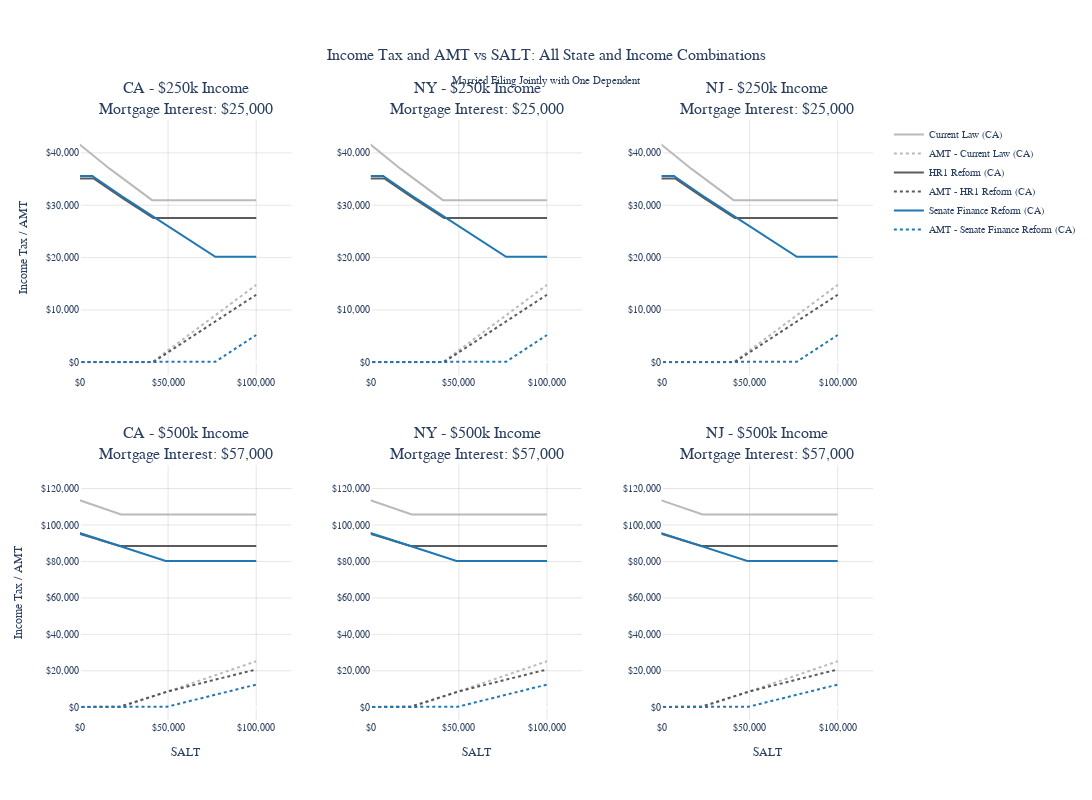

The code cell stored with this chart in its notebook:
### Code cell
# Create subplots for all combinations
fig = make_subplots(
    rows=2, cols=3,
    subplot_titles=[
        f"{state} - ${income/1000:.0f}k Income<br>Mortgage Interest: ${MORTGAGE_INTEREST_MAPPING.get(income, 0):,}"
        for income in INCOME_LEVELS
        for state in STATES
    ][:6],
    horizontal_spacing=0.1,
    vertical_spacing=0.15,
    specs=[[{"secondary_y": False}] * 3] * 2
)

# Plot each combination
plot_positions = [(1, 1), (1, 2), (1, 3), (2, 1), (2, 2), (2, 3)]
plot_idx = 0

for income in INCOME_LEVELS:
    for state in STATES:
        if plot_idx < 6:  # We have 6 subplot positions
            row, col = plot_positions[plot_idx]
            
            # Filter data for this combination
            combo_data = salt_combined_df[
                (salt_combined_df['state'] == state) & 
                (salt_combined_df['income'] == income)
            ]
            
            # Add traces for each reform
            for reform_name in ["Current Law", "HR1 Reform", "Senate Finance Reform"]:
                reform_data = combo_data[combo_data["reform"] == reform_name].sort_values("reported_salt")
                
                # Add income tax line
                fig.add_trace(
                    go.Scatter(
                        x=reform_data["reported_salt"],
                        y=reform_data["income_tax"],
                        mode="lines",
                        name=f"{reform_name} ({state})",
                        line=dict(
                            color=COLORS[reform_name],
                            width=2,
                        ),
                        showlegend=(plot_idx == 0),  # Only show legend for first plot
                        hovertemplate=(
                            f"<b>{reform_name} - {state}</b><br>" +
                            "SALT: $%{x:,.0f}<br>" +
                            "Income Tax: $%{y:,.0f}<br>" +
                            "<extra></extra>"
                        )
                    ),
                    row=row, col=col
                )
                
                # Add AMT line with same color as reform but dotted
                fig.add_trace(
                    go.Scatter(
                        x=reform_data["reported_salt"],
                        y=reform_data["alternative_minimum_tax"],
                        mode="lines",
                        name=f"AMT - {reform_name} ({state})",
                        line=dict(
                            color=COLORS[reform_name],
                            width=2,
                            dash="dot",  # All AMT lines are dotted
                        ),
                        showlegend=(plot_idx == 0),  # Only show legend for first plot
                        hovertemplate=(
                            f"<b>AMT - {reform_name} - {state}</b><br>" +
                            "SALT: $%{x:,.0f}<br>" +
                            "AMT: $%{y:,.0f}<br>" +
                            "<extra></extra>"
                        )
                    ),
                    row=row, col=col
                )
            
            plot_idx += 1

# Update all x and y axes
for i in range(1, 7):
    row = (i - 1) // 3 + 1
    col = (i - 1) % 3 + 1
    
    fig.update_xaxes(
        title_text="SALT" if row == 2 else "",
        tickformat="$,.0f",
        showgrid=True,
        gridcolor="rgba(0,0,0,0.1)",
        range=[0, 120000],
        row=row, col=col
    )
    
    fig.update_yaxes(
        title_text="Income Tax / AMT" if col == 1 else "",
        tickformat="$,.0f",
        showgrid=True,
        gridcolor="rgba(0,0,0,0.1)",
        row=row, col=col
    )

# Update overall layout
fig.update_layout(
    title={
        "text": "Income Tax and AMT vs SALT: All State and Income Combinations<br><sub>Married Filing Jointly with One Dependent</sub>",
        "x": 0.5,
        "xanchor": "center",
        "font": {"size": 16}
    },
    height=800,
    width=1200,
    plot_bgcolor="white",
    paper_bgcolor="white",
    font=dict(family="Arial, sans-serif", size=10),
    margin=dict(l=80, r=50, t=120, b=80)
)

# Show the comprehensive figure
fig.show()

### Figure 1 — Plotly figure (JSON) as saved in the notebook; plotly's stock layout.template omitted (floating-point values rounded to 4 significant figures; data arrays with more than 128 entries replaced by an {"elided": "..."} marker saying what was removed)
{"data": [{"hovertemplate": "<b>Current Law - CA</b><br>SALT: $%{x:,.0f}<br>Income Tax: $%{y:,.0f}<br><extra></extra>", "line": {"color": "#bababa", "width": 2}, "mode": "lines", "name": "Current Law (CA)", "showlegend": true, "type": "scatter", "x": {"elided": "200 float values"}, "xaxis": "x", "y": {"elided": "200 float values"}, "yaxis": "y"}, {"hovertemplate": "<b>AMT - Current Law - CA</b><br>SALT: $%{x:,.0f}<br>AMT: $%{y:,.0f}<br><extra></extra>", "line": {"color": "#bababa", "dash": "dot", "width": 2}, "mode": "lines", "name": "AMT - Current Law (CA)", "showlegend": true, "type": "scatter", "x": {"elided": "200 float values"}, "xaxis": "x", "y": {"elided": "200 float values"}, "yaxis": "y"}, {"hovertemplate": "<b>HR1 Reform - CA</b><br>SALT: $%{x:,.0f}<br>Income Tax: $%{y:,.0f}<br><extra></extra>", "line": {"color": "rgba(74, 74, 74, 0.9)", "width": 2}, "mode": "lines", "name": "HR1 Reform (CA)", "showlegend": true, "type": "scatter", "x": {"elided": "200 float values"}, "xaxis": "x", "y": {"elided": "200 float values"}, "yaxis": "y"}, {"hovertemplate": "<b>AMT - HR1 Reform - CA</b><br>SALT: $%{x:,.0f}<br>AMT: $%{y:,.0f}<br><extra></extra>", "line": {"color": "rgba(74, 74, 74, 0.9)", "dash": "dot", "width": 2}, "mode": "lines", "name": "AMT - HR1 Reform (CA)", "showlegend": true, "type": "scatter", "x": {"elided": "200 float values"}, "xaxis": "x", "y": {"elided": "200 float values"}, "yaxis": "y"}, {"hovertemplate": "<b>Senate Finance Reform - CA</b><br>SALT: $%{x:,.0f}<br>Income Tax: $%{y:,.0f}<br><extra></extra>", "line": {"color": "#1f77b4", "width": 2}, "mode": "lines", "name": "Senate Finance Reform (CA)", "showlegend": true, "type": "scatter", "x": {"elided": "200 float values"}, "xaxis": "x", "y": {"elided": "200 float values"}, "yaxis": "y"}, {"hovertemplate": "<b>AMT - Senate Finance Reform - CA</b><br>SALT: $%{x:,.0f}<br>AMT: $%{y:,.0f}<br><extra></extra>", "line": {"color": "#1f77b4", "dash": "dot", "width": 2}, "mode": "lines", "name": "AMT - Senate Finance Reform (CA)", "showlegend": true, "type": "scatter", "x": {"elided": "200 float values"}, "xaxis": "x", "y": {"elided": "200 float values"}, "yaxis": "y"}, {"hovertemplate": "<b>Current Law - NY</b><br>SALT: $%{x:,.0f}<br>Income Tax: $%{y:,.0f}<br><extra></extra>", "line": {"color": "#bababa", "width": 2}, "mode": "lines", "name": "Current Law (NY)", "showlegend": false, "type": "scatter", "x": {"elided": "200 float values"}, "xaxis": "x2", "y": {"elided": "200 float values"}, "yaxis": "y2"}, {"hovertemplate": "<b>AMT - Current Law - NY</b><br>SALT: $%{x:,.0f}<br>AMT: $%{y:,.0f}<br><extra></extra>", "line": {"color": "#bababa", "dash": "dot", "width": 2}, "mode": "lines", "name": "AMT - Current Law (NY)", "showlegend": false, "type": "scatter", "x": {"elided": "200 float values"}, "xaxis": "x2", "y": {"elided": "200 float values"}, "yaxis": "y2"}, {"hovertemplate": "<b>HR1 Reform - NY</b><br>SALT: $%{x:,.0f}<br>Income Tax: $%{y:,.0f}<br><extra></extra>", "line": {"color": "rgba(74, 74, 74, 0.9)", "width": 2}, "mode": "lines", "name": "HR1 Reform (NY)", "showlegend": false, "type": "scatter", "x": {"elided": "200 float values"}, "xaxis": "x2", "y": {"elided": "200 float values"}, "yaxis": "y2"}, {"hovertemplate": "<b>AMT - HR1 Reform - NY</b><br>SALT: $%{x:,.0f}<br>AMT: $%{y:,.0f}<br><extra></extra>", "line": {"color": "rgba(74, 74, 74, 0.9)", "dash": "dot", "width": 2}, "mode": "lines", "name": "AMT - HR1 Reform (NY)", "showlegend": false, "type": "scatter", "x": {"elided": "200 float values"}, "xaxis": "x2", "y": {"elided": "200 float values"}, "yaxis": "y2"}, {"hovertemplate": "<b>Senate Finance Reform - NY</b><br>SALT: $%{x:,.0f}<br>Income Tax: $%{y:,.0f}<br><extra></extra>", "line": {"color": "#1f77b4", "width": 2}, "mode": "lines", "name": "Senate Finance Reform (NY)", "showlegend": false, "type": "scatter", "x": {"elided": "200 float values"}, "xaxis": "x2", "y": {"elided": "200 float values"}, "yaxis": "y2"}, {"hovertemplate": "<b>AMT - Senate Finance Reform - NY</b><br>SALT: $%{x:,.0f}<br>AMT: $%{y:,.0f}<br><extra></extra>", "line": {"color": "#1f77b4", "dash": "dot", "width": 2}, "mode": "lines", "name": "AMT - Senate Finance Reform (NY)", "showlegend": false, "type": "scatter", "x": {"elided": "200 float values"}, "xaxis": "x2", "y": {"elided": "200 float values"}, "yaxis": "y2"}, {"hovertemplate": "<b>Current Law - NJ</b><br>SALT: $%{x:,.0f}<br>Income Tax: $%{y:,.0f}<br><extra></extra>", "line": {"color": "#bababa", "width": 2}, "mode": "lines", "name": "Current Law (NJ)", "showlegend": false, "type": "scatter", "x": {"elided": "200 float values"}, "xaxis": "x3", "y": {"elided": "200 float values"}, "yaxis": "y3"}, {"hovertemplate": "<b>AMT - Current Law - NJ</b><br>SALT: $%{x:,.0f}<br>AMT: $%{y:,.0f}<br><extra></extra>", "line": {"color": "#bababa", "dash": "dot", "width": 2}, "mode": "lines", "name": "AMT - Current Law (NJ)", "showlegend": false, "type": "scatter", "x": {"elided": "200 float values"}, "xaxis": "x3", "y": {"elided": "200 float values"}, "yaxis": "y3"}, {"hovertemplate": "<b>HR1 Reform - NJ</b><br>SALT: $%{x:,.0f}<br>Income Tax: $%{y:,.0f}<br><extra></extra>", "line": {"color": "rgba(74, 74, 74, 0.9)", "width": 2}, "mode": "lines", "name": "HR1 Reform (NJ)", "showlegend": false, "type": "scatter", "x": {"elided": "200 float values"}, "xaxis": "x3", "y": {"elided": "200 float values"}, "yaxis": "y3"}, {"hovertemplate": "<b>AMT - HR1 Reform - NJ</b><br>SALT: $%{x:,.0f}<br>AMT: $%{y:,.0f}<br><extra></extra>", "line": {"color": "rgba(74, 74, 74, 0.9)", "dash": "dot", "width": 2}, "mode": "lines", "name": "AMT - HR1 Reform (NJ)", "showlegend": false, "type": "scatter", "x": {"elided": "200 float values"}, "xaxis": "x3", "y": {"elided": "200 float values"}, "yaxis": "y3"}, {"hovertemplate": "<b>Senate Finance Reform - NJ</b><br>SALT: $%{x:,.0f}<br>Income Tax: $%{y:,.0f}<br><extra></extra>", "line": {"color": "#1f77b4", "width": 2}, "mode": "lines", "name": "Senate Finance Reform (NJ)", "showlegend": false, "type": "scatter", "x": {"elided": "200 float values"}, "xaxis": "x3", "y": {"elided": "200 float values"}, "yaxis": "y3"}, {"hovertemplate": "<b>AMT - Senate Finance Reform - NJ</b><br>SALT: $%{x:,.0f}<br>AMT: $%{y:,.0f}<br><extra></extra>", "line": {"color": "#1f77b4", "dash": "dot", "width": 2}, "mode": "lines", "name": "AMT - Senate Finance Reform (NJ)", "showlegend": false, "type": "scatter", "x": {"elided": "200 float values"}, "xaxis": "x3", "y": {"elided": "200 float values"}, "yaxis": "y3"}, {"hovertemplate": "<b>Current Law - CA</b><br>SALT: $%{x:,.0f}<br>Income Tax: $%{y:,.0f}<br><extra></extra>", "line": {"color": "#bababa", "width": 2}, "mode": "lines", "name": "Current Law (CA)", "showlegend": false, "type": "scatter", "x": {"elided": "200 float values"}, "xaxis": "x4", "y": {"elided": "200 float values"}, "yaxis": "y4"}, {"hovertemplate": "<b>AMT - Current Law - CA</b><br>SALT: $%{x:,.0f}<br>AMT: $%{y:,.0f}<br><extra></extra>", "line": {"color": "#bababa", "dash": "dot", "width": 2}, "mode": "lines", "name": "AMT - Current Law (CA)", "showlegend": false, "type": "scatter", "x": {"elided": "200 float values"}, "xaxis": "x4", "y": {"elided": "200 float values"}, "yaxis": "y4"}, {"hovertemplate": "<b>HR1 Reform - CA</b><br>SALT: $%{x:,.0f}<br>Income Tax: $%{y:,.0f}<br><extra></extra>", "line": {"color": "rgba(74, 74, 74, 0.9)", "width": 2}, "mode": "lines", "name": "HR1 Reform (CA)", "showlegend": false, "type": "scatter", "x": {"elided": "200 float values"}, "xaxis": "x4", "y": {"elided": "200 float values"}, "yaxis": "y4"}, {"hovertemplate": "<b>AMT - HR1 Reform - CA</b><br>SALT: $%{x:,.0f}<br>AMT: $%{y:,.0f}<br><extra></extra>", "line": {"color": "rgba(74, 74, 74, 0.9)", "dash": "dot", "width": 2}, "mode": "lines", "name": "AMT - HR1 Reform (CA)", "showlegend": false, "type": "scatter", "x": {"elided": "200 float values"}, "xaxis": "x4", "y": {"elided": "200 float values"}, "yaxis": "y4"}, {"hovertemplate": "<b>Senate Finance Reform - CA</b><br>SALT: $%{x:,.0f}<br>Income Tax: $%{y:,.0f}<br><extra></extra>", "line": {"color": "#1f77b4", "width": 2}, "mode": "lines", "name": "Senate Finance Reform (CA)", "showlegend": false, "type": "scatter", "x": {"elided": "200 float values"}, "xaxis": "x4", "y": {"elided": "200 float values"}, "yaxis": "y4"}, {"hovertemplate": "<b>AMT - Senate Finance Reform - CA</b><br>SALT: $%{x:,.0f}<br>AMT: $%{y:,.0f}<br><extra></extra>", "line": {"color": "#1f77b4", "dash": "dot", "width": 2}, "mode": "lines", "name": "AMT - Senate Finance Reform (CA)", "showlegend": false, "type": "scatter", "x": {"elided": "200 float values"}, "xaxis": "x4", "y": {"elided": "200 float values"}, "yaxis": "y4"}, {"hovertemplate": "<b>Current Law - NY</b><br>SALT: $%{x:,.0f}<br>Income Tax: $%{y:,.0f}<br><extra></extra>", "line": {"color": "#bababa", "width": 2}, "mode": "lines", "name": "Current Law (NY)", "showlegend": false, "type": "scatter", "x": {"elided": "200 float values"}, "xaxis": "x5", "y": {"elided": "200 float values"}, "yaxis": "y5"}, {"hovertemplate": "<b>AMT - Current Law - NY</b><br>SALT: $%{x:,.0f}<br>AMT: $%{y:,.0f}<br><extra></extra>", "line": {"color": "#bababa", "dash": "dot", "width": 2}, "mode": "lines", "name": "AMT - Current Law (NY)", "showlegend": false, "type": "scatter", "x": {"elided": "200 float values"}, "xaxis": "x5", "y": {"elided": "200 float values"}, "yaxis": "y5"}, {"hovertemplate": "<b>HR1 Reform - NY</b><br>SALT: $%{x:,.0f}<br>Income Tax: $%{y:,.0f}<br><extra></extra>", "line": {"color": "rgba(74, 74, 74, 0.9)", "width": 2}, "mode": "lines", "name": "HR1 Reform (NY)", "showlegend": false, "type": "scatter", "x": {"elided": "200 float values"}, "xaxis": "x5", "y": {"elided": "200 float values"}, "yaxis": "y5"}, {"hovertemplate": "<b>AMT - HR1 Reform - NY</b><br>SALT: $%{x:,.0f}<br>AMT: $%{y:,.0f}<br><extra></extra>", "line": {"color": "rgba(74, 74, 74, 0.9)", "dash": "dot", "width": 2}, "mode": "lines", "name": "AMT - HR1 Reform (NY)", "showlegend": false, "type": "scatter", "x": {"elided": "200 float values"}, "xaxis": "x5", "y": {"elided": "200 float values"}, "yaxis": "y5"}, {"hovertemplate": "<b>Senate Finance Reform - NY</b><br>SALT: $%{x:,.0f}<br>Income Tax: $%{y:,.0f}<br><extra></extra>", "line": {"color": "#1f77b4", "width": 2}, "mode": "lines", "name": "Senate Finance Reform (NY)", "showlegend": false, "type": "scatter", "x": {"elided": "200 float values"}, "xaxis": "x5", "y": {"elided": "200 float values"}, "yaxis": "y5"}, {"hovertemplate": "<b>AMT - Senate Finance Reform - NY</b><br>SALT: $%{x:,.0f}<br>AMT: $%{y:,.0f}<br><extra></extra>", "line": {"color": "#1f77b4", "dash": "dot", "width": 2}, "mode": "lines", "name": "AMT - Senate Finance Reform (NY)", "showlegend": false, "type": "scatter", "x": {"elided": "200 float values"}, "xaxis": "x5", "y": {"elided": "200 float values"}, "yaxis": "y5"}, {"hovertemplate": "<b>Current Law - NJ</b><br>SALT: $%{x:,.0f}<br>Income Tax: $%{y:,.0f}<br><extra></extra>", "line": {"color": "#bababa", "width": 2}, "mode": "lines", "name": "Current Law (NJ)", "showlegend": false, "type": "scatter", "x": {"elided": "200 float values"}, "xaxis": "x6", "y": {"elided": "200 float values"}, "yaxis": "y6"}, {"hovertemplate": "<b>AMT - Current Law - NJ</b><br>SALT: $%{x:,.0f}<br>AMT: $%{y:,.0f}<br><extra></extra>", "line": {"color": "#bababa", "dash": "dot", "width": 2}, "mode": "lines", "name": "AMT - Current Law (NJ)", "showlegend": false, "type": "scatter", "x": {"elided": "200 float values"}, "xaxis": "x6", "y": {"elided": "200 float values"}, "yaxis": "y6"}, {"hovertemplate": "<b>HR1 Reform - NJ</b><br>SALT: $%{x:,.0f}<br>Income Tax: $%{y:,.0f}<br><extra></extra>", "line": {"color": "rgba(74, 74, 74, 0.9)", "width": 2}, "mode": "lines", "name": "HR1 Reform (NJ)", "showlegend": false, "type": "scatter", "x": {"elided": "200 float values"}, "xaxis": "x6", "y": {"elided": "200 float values"}, "yaxis": "y6"}, {"hovertemplate": "<b>AMT - HR1 Reform - NJ</b><br>SALT: $%{x:,.0f}<br>AMT: $%{y:,.0f}<br><extra></extra>", "line": {"color": "rgba(74, 74, 74, 0.9)", "dash": "dot", "width": 2}, "mode": "lines", "name": "AMT - HR1 Reform (NJ)", "showlegend": false, "type": "scatter", "x": {"elided": "200 float values"}, "xaxis": "x6", "y": {"elided": "200 float values"}, "yaxis": "y6"}, {"hovertemplate": "<b>Senate Finance Reform - NJ</b><br>SALT: $%{x:,.0f}<br>Income Tax: $%{y:,.0f}<br><extra></extra>", "line": {"color": "#1f77b4", "width": 2}, "mode": "lines", "name": "Senate Finance Reform (NJ)", "showlegend": false, "type": "scatter", "x": {"elided": "200 float values"}, "xaxis": "x6", "y": {"elided": "200 float values"}, "yaxis": "y6"}, {"hovertemplate": "<b>AMT - Senate Finance Reform - NJ</b><br>SALT: $%{x:,.0f}<br>AMT: $%{y:,.0f}<br><extra></extra>", "line": {"color": "#1f77b4", "dash": "dot", "width": 2}, "mode": "lines", "name": "AMT - Senate Finance Reform (NJ)", "showlegend": false, "type": "scatter", "x": {"elided": "200 float values"}, "xaxis": "x6", "y": {"elided": "200 float values"}, "yaxis": "y6"}], "layout": {"annotations": [{"font": {"size": 16}, "showarrow": false, "text": "CA - $250k Income<br>Mortgage Interest: $25,000", "x": 0.1333, "xanchor": "center", "xref": "paper", "y": 1, "yanchor": "bottom", "yref": "paper"}, {"font": {"size": 16}, "showarrow": false, "text": "NY - $250k Income<br>Mortgage Interest: $25,000", "x": 0.5, "xanchor": "center", "xref": "paper", "y": 1, "yanchor": "bottom", "yref": "paper"}, {"font": {"size": 16}, "showarrow": false, "text": "NJ - $250k Income<br>Mortgage Interest: $25,000", "x": 0.8667, "xanchor": "center", "xref": "paper", "y": 1, "yanchor": "bottom", "yref": "paper"}, {"font": {"size": 16}, "showarrow": false, "text": "CA - $500k Income<br>Mortgage Interest: $57,000", "x": 0.1333, "xanchor": "center", "xref": "paper", "y": 0.425, "yanchor": "bottom", "yref": "paper"}, {"font": {"size": 16}, "showarrow": false, "text": "NY - $500k Income<br>Mortgage Interest: $57,000", "x": 0.5, "xanchor": "center", "xref": "paper", "y": 0.425, "yanchor": "bottom", "yref": "paper"}, {"font": {"size": 16}, "showarrow": false, "text": "NJ - $500k Income<br>Mortgage Interest: $57,000", "x": 0.8667, "xanchor": "center", "xref": "paper", "y": 0.425, "yanchor": "bottom", "yref": "paper"}], "font": {"family": "Arial, sans-serif", "size": 10}, "height": 800, "margin": {"b": 80, "l": 80, "r": 50, "t": 120}, "paper_bgcolor": "white", "plot_bgcolor": "white", "title": {"font": {"size": 16}, "text": "Income Tax and AMT vs SALT: All State and Income Combinations<br><sub>Married Filing Jointly with One Dependent</sub>", "x": 0.5, "xanchor": "center"}, "width": 1200, "xaxis": {"anchor": "y", "domain": [0, 0.2667], "gridcolor": "rgba(0,0,0,0.1)", "range": [0, 120000], "showgrid": true, "tickformat": "$,.0f", "title": {"text": ""}}, "xaxis2": {"anchor": "y2", "domain": [0.3667, 0.6333], "gridcolor": "rgba(0,0,0,0.1)", "range": [0, 120000], "showgrid": true, "tickformat": "$,.0f", "title": {"text": ""}}, "xaxis3": {"anchor": "y3", "domain": [0.7333, 1], "gridcolor": "rgba(0,0,0,0.1)", "range": [0, 120000], "showgrid": true, "tickformat": "$,.0f", "title": {"text": ""}}, "xaxis4": {"anchor": "y4", "domain": [0, 0.2667], "gridcolor": "rgba(0,0,0,0.1)", "range": [0, 120000], "showgrid": true, "tickformat": "$,.0f", "title": {"text": "SALT"}}, "xaxis5": {"anchor": "y5", "domain": [0.3667, 0.6333], "gridcolor": "rgba(0,0,0,0.1)", "range": [0, 120000], "showgrid": true, "tickformat": "$,.0f", "title": {"text": "SALT"}}, "xaxis6": {"anchor": "y6", "domain": [0.7333, 1], "gridcolor": "rgba(0,0,0,0.1)", "range": [0, 120000], "showgrid": true, "tickformat": "$,.0f", "title": {"text": "SALT"}}, "yaxis": {"anchor": "x", "domain": [0.575, 1], "gridcolor": "rgba(0,0,0,0.1)", "showgrid": true, "tickformat": "$,.0f", "title": {"text": "Income Tax / AMT"}}, "yaxis2": {"anchor": "x2", "domain": [0.575, 1], "gridcolor": "rgba(0,0,0,0.1)", "showgrid": true, "tickformat": "$,.0f", "title": {"text": ""}}, "yaxis3": {"anchor": "x3", "domain": [0.575, 1], "gridcolor": "rgba(0,0,0,0.1)", "showgrid": true, "tickformat": "$,.0f", "title": {"text": ""}}, "yaxis4": {"anchor": "x4", "domain": [0, 0.425], "gridcolor": "rgba(0,0,0,0.1)", "showgrid": true, "tickformat": "$,.0f", "title": {"text": "Income Tax / AMT"}}, "yaxis5": {"anchor": "x5", "domain": [0, 0.425], "gridcolor": "rgba(0,0,0,0.1)", "showgrid": true, "tickformat": "$,.0f", "title": {"text": ""}}, "yaxis6": {"anchor": "x6", "domain": [0, 0.425], "gridcolor": "rgba(0,0,0,0.1)", "showgrid": true, "tickformat": "$,.0f", "title": {"text": ""}}}}
